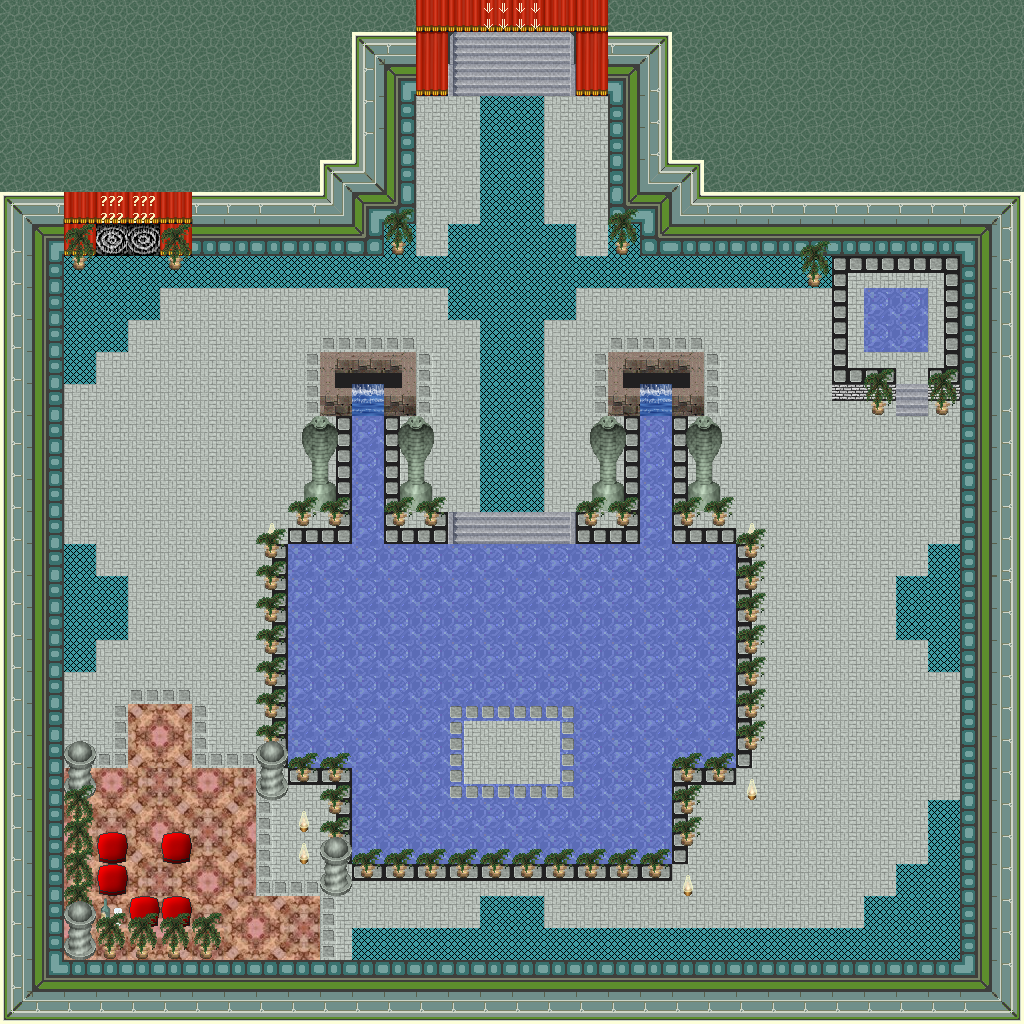

Below is a game level as drawn by its tile map, then a one-line description and the .tmx that defines it (tile-layer data replaced by summaries):
An orthogonal 32x32 tile map with 32x32 px tiles, 5 tile layers (0_floor, 1_terrain, 2_object, 3_roof, ...), 3 hidden layers not drawn, 27 tilesets.

<map version="1.0" tiledversion="1.1.3" orientation="orthogonal" renderorder="right-down" width="32" height="32" tilewidth="32" tileheight="32" infinite="0" nextobjectid="1">
 <tileset firstgid="1" name="collision" tilewidth="32" tileheight="32" tilecount="1" columns="1">
  <image source="../../tileset/logic/collision.png" width="32" height="32" />
 </tileset>
 <tileset firstgid="2" name="wall" tilewidth="32" tileheight="32" tilecount="16" columns="4">
  <image source="../../tileset/building/wall/int_blue_green.png" width="128" height="128" />
 </tileset>
 <tileset firstgid="18" name="wall2" tilewidth="32" tileheight="32" tilecount="8" columns="4">
  <image source="../../tileset/building/wall/int_green_blue_2.png" width="128" height="64" />
 </tileset>
 <tileset firstgid="26" name="wall3" tilewidth="32" tileheight="32" tilecount="16" columns="4">
  <image source="../../tileset/building/wall/int_green_blue.png" width="128" height="128" />
 </tileset>
 <tileset firstgid="42" name="ground" tilewidth="32" tileheight="32" tilecount="2" columns="2">
  <image source="../../tileset/ground/greenGround2.png" width="64" height="32" />
 </tileset>
 <tileset firstgid="44" name="water" tilewidth="32" tileheight="32" tilecount="3" columns="3">
  <image source="../../tileset/ground/indoor/soft_blue.png" width="96" height="32" />
 </tileset>
 <tileset firstgid="47" name="waterfall" tilewidth="32" tileheight="32" tilecount="120" columns="8">
  <image source="../../tileset/ground/water/waterfall.png" width="256" height="480" />
 </tileset>
 <tileset firstgid="167" name="carpet2" tilewidth="32" tileheight="32" tilecount="8" columns="4">
  <image source="../../tileset/furniture/carpet/carpets.png" width="128" height="64" />
 </tileset>
 <tileset firstgid="175" name="stairs" tilewidth="32" tileheight="32" tilecount="3" columns="3">
  <image source="../../tileset/building/stairs/blue_stone.png" width="96" height="32" />
 </tileset>
 <tileset firstgid="178" name="kamin" tilewidth="32" tileheight="32" tilecount="9" columns="3">
  <image source="../../tileset/building/decoration/fireplace.png" width="97" height="96" />
 </tileset>
 <tileset firstgid="187" name="arrows" tilewidth="32" tileheight="32" tilecount="10" columns="2">
  <image source="../../tileset/object/arrows.png" width="64" height="160" />
 </tileset>
 <tileset firstgid="197" name="big_entrance" tilewidth="32" tileheight="32" tilecount="4" columns="2">
  <image source="../../tileset/building/entrance/blue_green_big.png" trans="ffffff" width="64" height="64" />
 </tileset>
 <tileset firstgid="201" name="entrance2" tilewidth="32" tileheight="32" tilecount="8" columns="2">
  <image source="../../tileset/building/entrance/blue_green_2.png" width="64" height="128" />
 </tileset>
 <tileset firstgid="209" name="Unbenannt" tilewidth="32" tileheight="32" tilecount="6" columns="2">
  <image source="../../tileset/item/statue/green_stone_2.png" width="64" height="96" />
 </tileset>
 <tileset firstgid="215" name="torch_top" tilewidth="32" tileheight="32" tilecount="4" columns="1">
  <image source="../../tileset/furniture/light/torch_top.png" width="32" height="128" />
 </tileset>
 <tileset firstgid="219" name="brick_base" tilewidth="32" tileheight="32" tilecount="3" columns="3">
  <image source="../../tileset/furniture/table/brick_base.png" width="96" height="32" />
 </tileset>
 <tileset firstgid="222" name="drink" tilewidth="32" tileheight="32" tilecount="1" columns="1">
  <image source="../../tileset/item/drink/bottle_and_glass.png" width="32" height="32" />
 </tileset>
 <tileset firstgid="223" name="saule" tilewidth="32" tileheight="32" tilecount="3" columns="1">
  <image source="../../tileset/item/statue/green_stone_3.png" width="32" height="96" />
 </tileset>
 <tileset firstgid="226" name="potplant" tilewidth="32" tileheight="32" tilecount="12" columns="6">
  <image source="../../tileset/plant/indoor/pot_plant_1.png" width="192" height="64" />
 </tileset>
 <tileset firstgid="238" name="pillow" tilewidth="32" tileheight="32" tilecount="1" columns="1">
  <image source="../../tileset/furniture/bed/pillow_red.png" width="32" height="32" />
 </tileset>
 <tileset firstgid="239" name="carpet2" tilewidth="32" tileheight="32" tilecount="12" columns="3">
  <image source="../../tileset/furniture/carpet/pink_rug.png" width="96" height="128" />
 </tileset>
 <tileset firstgid="251" name="question_marks" tilewidth="32" tileheight="32" tilecount="1" columns="1">
  <image source="../../tileset/object/question_marks.png" width="32" height="32" />
 </tileset>
 <tileset firstgid="252" name="Untitled" tilewidth="32" tileheight="32" tilecount="18" columns="3">
  <image source="../../tileset/building/decoration/floor_sparkle.png" width="96" height="192" />
 </tileset>
 <tileset firstgid="270" name="oni" tilewidth="32" tileheight="32" tilecount="5" columns="5">
  <image source="../../tileset/logic/creature/oni.png" width="160" height="32" />
 </tileset>
 <tileset firstgid="275" name="../../tileset/ground/green_paving.png" tilewidth="32" tileheight="32" tilecount="18" columns="3">
  <image source="../../tileset/ground/green_paving.png" width="96" height="192" />
 </tileset>
 <tileset firstgid="293" name="red_drapes" tilewidth="32" tileheight="32" tilecount="9" columns="3">
  <image source="../../tileset/furniture/curtain/red_drapes.png" width="96" height="96" />
 </tileset>
 <tileset firstgid="302" name="red_drapes" tilewidth="32" tileheight="32" tilecount="9" columns="3">
  <image source="../../tileset/furniture/curtain/red_drapes.png" width="96" height="96" />
 </tileset>
 <layer name="0_floor" width="32" height="32">
  <data>[1024 cells, 1023 non-empty, 53 distinct tile ids]</data>
 </layer>
 <layer name="1_terrain" width="32" height="32">
  <data>[1024 cells, 313 non-empty, 27 distinct tile ids]</data>
 </layer>
 <layer name="2_object" width="32" height="32">
  <data>[1024 cells, 133 non-empty, 27 distinct tile ids]</data>
 </layer>
 <layer name="3_roof" width="32" height="32">
  <data>[1024 cells, 79 non-empty, 7 distinct tile ids]</data>
 </layer>
 <layer name="4_roof_add" width="32" height="32">
  <data>[1024 cells, 4 non-empty, 2 distinct tile ids]</data>
 </layer>
 <layer name="objects" width="32" height="32" visible="0">
  <data>[1024 cells, 17 non-empty, 4 distinct tile ids]</data>
 </layer>
 <layer name="collision" width="32" height="32" visible="0" opacity="0.4">
  <data>[1024 cells, 466 non-empty, 1 distinct tile ids]</data>
 </layer>
 <layer name="protection" width="32" height="32" visible="0">
  <data>[1024 cells, 0 non-empty, 0 distinct tile ids]</data>
 </layer>
</map>
